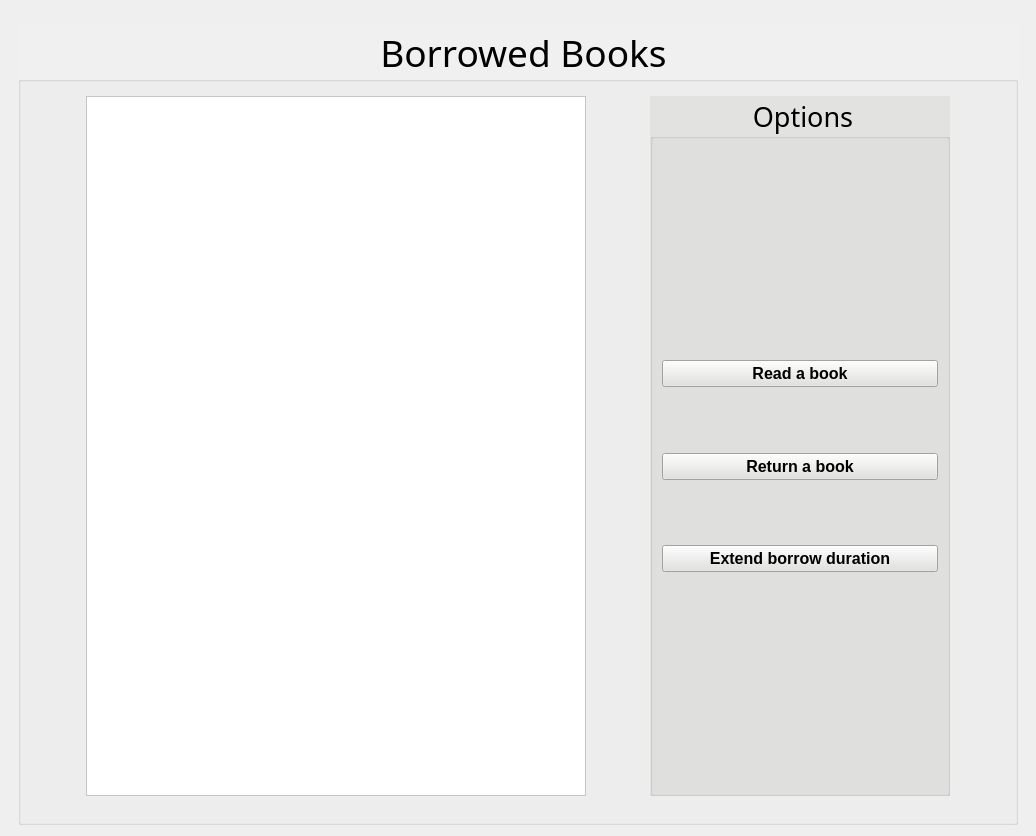
<?xml version="1.0" encoding="UTF-8"?>
<ui version="4.0">
 <class>UserBorrowedBooks</class>
 <widget class="QWidget" name="UserBorrowedBooks">
  <property name="geometry">
   <rect>
    <x>0</x>
    <y>0</y>
    <width>1036</width>
    <height>836</height>
   </rect>
  </property>
  <property name="windowTitle">
   <string>Borrowed books</string>
  </property>
  <property name="windowIcon">
   <iconset>
    <normaloff>library.png</normaloff>library.png</iconset>
  </property>
  <layout class="QGridLayout" name="gridLayout_4">
   <item row="0" column="1">
    <spacer name="verticalSpacer">
     <property name="orientation">
      <enum>Qt::Vertical</enum>
     </property>
     <property name="sizeHint" stdset="0">
      <size>
       <width>20</width>
       <height>101</height>
      </size>
     </property>
    </spacer>
   </item>
   <item row="1" column="0">
    <spacer name="horizontalSpacer_4">
     <property name="orientation">
      <enum>Qt::Horizontal</enum>
     </property>
     <property name="sizeHint" stdset="0">
      <size>
       <width>238</width>
       <height>20</height>
      </size>
     </property>
    </spacer>
   </item>
   <item row="1" column="1">
    <widget class="QGroupBox" name="groupBox">
     <property name="minimumSize">
      <size>
       <width>1000</width>
       <height>800</height>
      </size>
     </property>
     <property name="font">
      <font>
       <family>Forte</family>
       <pointsize>28</pointsize>
      </font>
     </property>
     <property name="layoutDirection">
      <enum>Qt::LeftToRight</enum>
     </property>
     <property name="styleSheet">
      <string notr="true">background-color: rgb(240, 240, 240);</string>
     </property>
     <property name="title">
      <string>Borrowed Books</string>
     </property>
     <property name="alignment">
      <set>Qt::AlignCenter</set>
     </property>
     <layout class="QGridLayout" name="gridLayout_3">
      <item row="0" column="1">
       <spacer name="verticalSpacer_7">
        <property name="orientation">
         <enum>Qt::Vertical</enum>
        </property>
        <property name="sizeHint" stdset="0">
         <size>
          <width>20</width>
          <height>11</height>
         </size>
        </property>
       </spacer>
      </item>
      <item row="1" column="0">
       <spacer name="horizontalSpacer_6">
        <property name="orientation">
         <enum>Qt::Horizontal</enum>
        </property>
        <property name="sizeHint" stdset="0">
         <size>
          <width>23</width>
          <height>20</height>
         </size>
        </property>
       </spacer>
      </item>
      <item row="1" column="1">
       <layout class="QGridLayout" name="gridLayout_2">
        <item row="0" column="1">
         <spacer name="horizontalSpacer">
          <property name="orientation">
           <enum>Qt::Horizontal</enum>
          </property>
          <property name="sizeHint" stdset="0">
           <size>
            <width>58</width>
            <height>20</height>
           </size>
          </property>
         </spacer>
        </item>
        <item row="0" column="2">
         <widget class="QGroupBox" name="groupBox_2">
          <property name="minimumSize">
           <size>
            <width>300</width>
            <height>500</height>
           </size>
          </property>
          <property name="font">
           <font>
            <family>Forte</family>
            <pointsize>20</pointsize>
           </font>
          </property>
          <property name="styleSheet">
           <string notr="true">background-color: rgb(226, 226, 224);</string>
          </property>
          <property name="title">
           <string>Options</string>
          </property>
          <property name="alignment">
           <set>Qt::AlignCenter</set>
          </property>
          <layout class="QGridLayout" name="gridLayout_5">
           <item row="0" column="0">
            <spacer name="verticalSpacer_6">
             <property name="orientation">
              <enum>Qt::Vertical</enum>
             </property>
             <property name="sizeHint" stdset="0">
              <size>
               <width>20</width>
               <height>51</height>
              </size>
             </property>
            </spacer>
           </item>
           <item row="1" column="0">
            <layout class="QGridLayout" name="gridLayout">
             <item row="0" column="0">
              <widget class="QPushButton" name="readBookButton">
               <property name="font">
                <font>
                 <pointsize>12</pointsize>
                 <weight>75</weight>
                 <bold>true</bold>
                </font>
               </property>
               <property name="text">
                <string>Read a book</string>
               </property>
              </widget>
             </item>
             <item row="1" column="0">
              <spacer name="verticalSpacer_5">
               <property name="orientation">
                <enum>Qt::Vertical</enum>
               </property>
               <property name="sizeHint" stdset="0">
                <size>
                 <width>20</width>
                 <height>51</height>
                </size>
               </property>
              </spacer>
             </item>
             <item row="2" column="0">
              <widget class="QPushButton" name="returnBookButton">
               <property name="font">
                <font>
                 <pointsize>12</pointsize>
                 <weight>75</weight>
                 <bold>true</bold>
                </font>
               </property>
               <property name="text">
                <string>Return a book</string>
               </property>
              </widget>
             </item>
             <item row="3" column="0">
              <spacer name="verticalSpacer_4">
               <property name="orientation">
                <enum>Qt::Vertical</enum>
               </property>
               <property name="sizeHint" stdset="0">
                <size>
                 <width>20</width>
                 <height>51</height>
                </size>
               </property>
              </spacer>
             </item>
             <item row="4" column="0">
              <widget class="QPushButton" name="extendBorrowDurationButton">
               <property name="font">
                <font>
                 <pointsize>12</pointsize>
                 <weight>75</weight>
                 <bold>true</bold>
                </font>
               </property>
               <property name="text">
                <string>Extend borrow duration</string>
               </property>
              </widget>
             </item>
            </layout>
           </item>
           <item row="2" column="0">
            <spacer name="verticalSpacer_8">
             <property name="orientation">
              <enum>Qt::Vertical</enum>
             </property>
             <property name="sizeHint" stdset="0">
              <size>
               <width>20</width>
               <height>44</height>
              </size>
             </property>
            </spacer>
           </item>
          </layout>
         </widget>
        </item>
        <item row="0" column="0">
         <widget class="QTreeWidget" name="bookList">
          <property name="minimumSize">
           <size>
            <width>500</width>
            <height>700</height>
           </size>
          </property>
          <property name="font">
           <font>
            <pointsize>10</pointsize>
           </font>
          </property>
          <property name="styleSheet">
           <string notr="true">background-color: rgb(255, 255, 255);</string>
          </property>
          <attribute name="headerVisible">
           <bool>false</bool>
          </attribute>
          <attribute name="headerCascadingSectionResizes">
           <bool>true</bool>
          </attribute>
          <attribute name="headerDefaultSectionSize">
           <number>200</number>
          </attribute>
          <attribute name="headerStretchLastSection">
           <bool>false</bool>
          </attribute>
          <column>
           <property name="text">
            <string notr="true">1</string>
           </property>
          </column>
         </widget>
        </item>
       </layout>
      </item>
      <item row="1" column="2">
       <spacer name="horizontalSpacer_7">
        <property name="orientation">
         <enum>Qt::Horizontal</enum>
        </property>
        <property name="sizeHint" stdset="0">
         <size>
          <width>22</width>
          <height>20</height>
         </size>
        </property>
       </spacer>
      </item>
      <item row="2" column="1">
       <spacer name="verticalSpacer_2">
        <property name="orientation">
         <enum>Qt::Vertical</enum>
        </property>
        <property name="sizeHint" stdset="0">
         <size>
          <width>20</width>
          <height>23</height>
         </size>
        </property>
       </spacer>
      </item>
     </layout>
    </widget>
   </item>
   <item row="1" column="2">
    <spacer name="horizontalSpacer_5">
     <property name="orientation">
      <enum>Qt::Horizontal</enum>
     </property>
     <property name="sizeHint" stdset="0">
      <size>
       <width>237</width>
       <height>20</height>
      </size>
     </property>
    </spacer>
   </item>
   <item row="2" column="1">
    <spacer name="verticalSpacer_3">
     <property name="orientation">
      <enum>Qt::Vertical</enum>
     </property>
     <property name="sizeHint" stdset="0">
      <size>
       <width>20</width>
       <height>0</height>
      </size>
     </property>
    </spacer>
   </item>
  </layout>
 </widget>
 <resources/>
 <connections/>
</ui>
